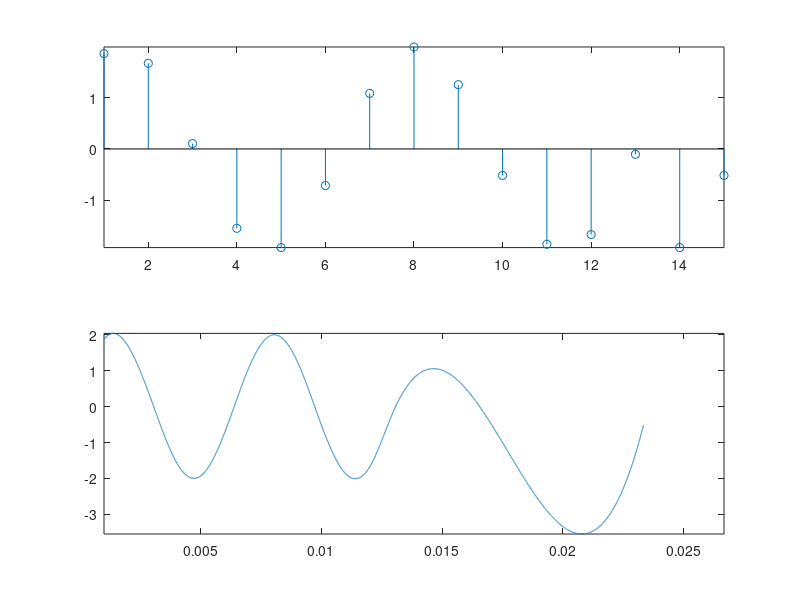

This figure's MATLAB source:
%%
clc
clear all
close all

%%
fs1 = 1e3;
fs2 = 200;
f = 150;
periodToObserve = 2;

%%
Ts1 = 1/fs1;
Ts2 = 1/fs2;
T = 1/f;

%%
timeInterVal1 = Ts1:Ts1:periodToObserve*T;
timeInterVal2 = periodToObserve*T+Ts2:Ts2:2*periodToObserve*T;
timeInterVal = [timeInterVal1 timeInterVal2];

sig = 2*sin(2*pi*f*timeInterVal + pi/12);

timeToInterp = Ts1:1e-6:2*periodToObserve*T;
sigRecons = interp1(timeInterVal, sig, timeToInterp, 'spline');

figure;
subplot(211), stem(sig), axis tight;
subplot(212), plot(timeToInterp, sigRecons), axis tight;